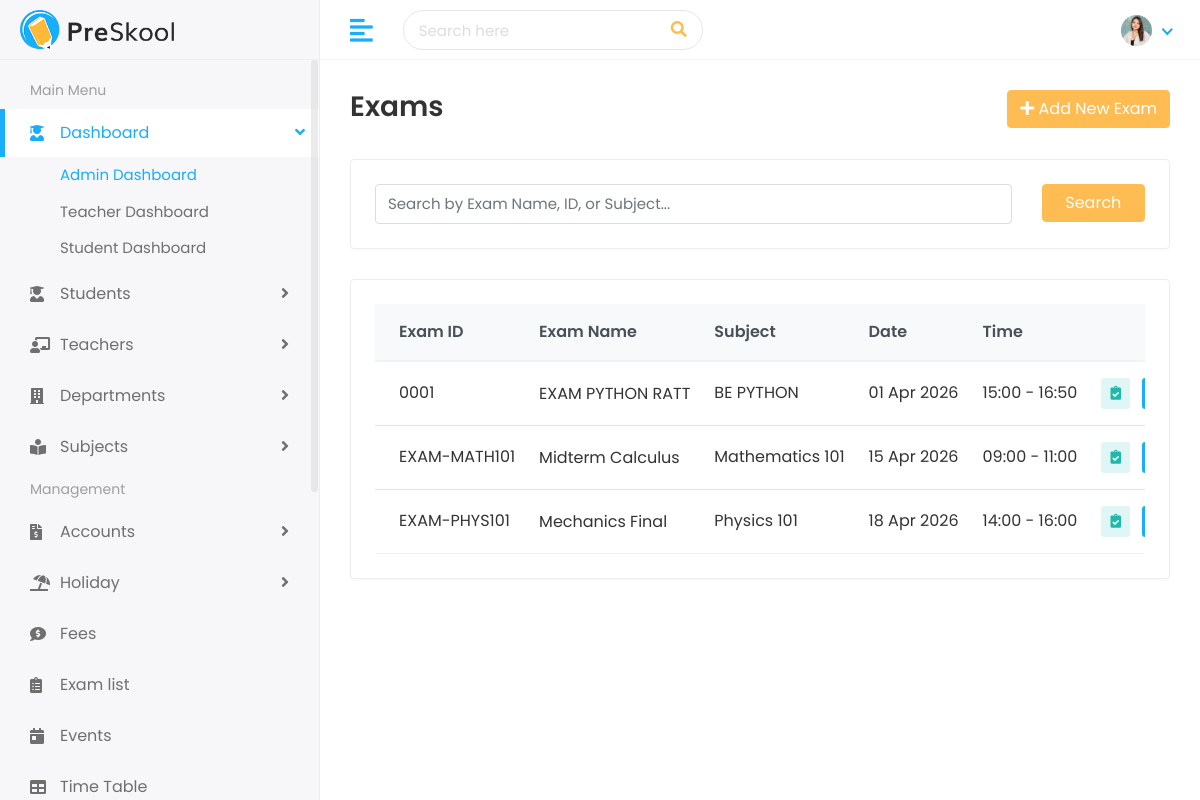
Screenshot of /subjects/exams/ (signed in) with the database file from the repository.
### subjects/models.py (models this page shows, shortened)
class Exam(models.Model):
    exam_id = models.CharField(max_length=20, unique=True)
    name = models.CharField(max_length=100)
    subject = models.ForeignKey(
        Subject,
        on_delete=models.CASCADE,
        related_name='exams'
    )
    exam_date = models.DateField()
    start_time = models.TimeField()
    end_time = models.TimeField()

class Subject(models.Model):
    subject_id = models.CharField(max_length=20, unique=True)
    name = models.CharField(max_length=100)
    department = models.ForeignKey(
        Department,
        on_delete=models.CASCADE,
        related_name='subjects'
    )
    teacher = models.ForeignKey(
        Teacher,
        on_delete=models.SET_NULL,
        null=True,
        related_name='taught_subjects'
    )

### subjects/views.py (the view)
# urls.py: path('exams/', views.exam_list, name='exam_list'),
@login_required
def exam_list(request):
    if getattr(request.user, 'is_student', False):
        return render(request, 'Home/error_403.html')
    exams = Exam.objects.all()
    search_query = request.GET.get('search')
    if search_query:
        exams = exams.filter(
            Q(name__icontains=search_query) |
            Q(exam_id__icontains=search_query) |
            Q(subject__name__icontains=search_query)
        )
    return render(request, 'subjects/exam_list.html', {'exams': exams, 'search_query': search_query})

### templates/subjects/exam_list.html (shortened to what this page needs)
{% extends 'Home/base.html' %}
{% block body %}
<div class="page-wrapper">
    <div class="content container-fluid">
        <div class="page-header">
            <div class="row align-items-center">
                <div class="col">
                    <h3 class="page-title">Exams</h3>
                </div>
                {% if not request.user.is_student %}
                <div class="col-auto text-right float-right ml-auto">
                    <a href="{% url 'add_exam' %}" class="btn btn-primary"><i class="fas fa-plus"></i> Add New Exam</a>
                </div>
                {% endif %}
            </div>
        </div>
        <div class="row">
            <div class="col-sm-12">
                <div class="card">
                    <div class="card-body">
                        <form method="GET">
                            <div class="row">
                                <div class="col-md-10">
                                    <input type="text" name="search" class="form-control" placeholder="Search by Exam Name, ID, or Subject..." value="{{ search_query|default_if_none:'' }}">
                                </div>
                                <div class="col-md-2">
                                    <button type="submit" class="btn btn-primary btn-block">Search</button>
                                </div>
                            </div>
                        </form>
                    </div>
                </div>
            </div>
        </div>
        <div class="row">
            <div class="col-sm-12">
                <div class="card card-table">
                    <div class="card-body">
                        <div class="table-responsive">
                            <table class="table table-hover table-center mb-0">
                                <thead class="thead-light">
                                    <tr>
                                        <th>Exam ID</th>
                                        <th>Exam Name</th>
                                        <th>Subject</th>
                                        <th>Date</th>
                                        <th>Time</th>
                                        {% if not request.user.is_student %}
                                        <th class="text-right">Action</th>
                                        {% endif %}
                                    </tr>
                                </thead>
                                <tbody>
                                    {% for exam in exams %}
                                    <tr>
                                        <td>{{ exam.exam_id }}</td>
                                        <td><h2><a>{{ exam.name }}</a></h2></td>
                                        <td>{{ exam.subject.name }}</td>
                                        <td>{{ exam.exam_date|date:"d M Y" }}</td>
                                        <td>{{ exam.start_time|time:"H:i" }} - {{ exam.end_time|time:"H:i" }}</td>
                                        {% if not request.user.is_student %}
                                        <td class="text-right">
                                            <div class="actions">
                                                <a href="{% url 'grade_exam' exam.exam_id %}" class="btn btn-sm bg-info-light mr-2" title="Grade Exam">
                                                    <i class="fas fa-clipboard-check"></i>
                                                </a>
                                                <a href="{% url 'edit_exam' exam.exam_id %}" class="btn btn-sm bg-success-light mr-2">
                                                </a>
                                            </div>
                                        </td>
                                        {% endif %}
                                    </tr>
                                    {% empty %}
                                    <tr><td colspan="6" class="text-center">No exams found.</td></tr>
                                    {% endfor %}
                                </tbody>
                            </table>
                        </div>
                    </div>
                </div>
            </div>
        </div>
    </div>
</div>
{% endblock %}

### static/assets/css/style.css (style rules this page uses)
html { height: 100%; }
body { background-color: #fff; color: #333; font-family: 'Poppins', sans-serif; font-size: 1rem; height: 100%; line-height: 1.5; overflow-x: hidden; }
h1, h2, h3, h4, h5, h6 { font-family: 'Poppins', sans-serif; margin-top: 0; }
.form-control { border: 1px solid #ddd; box-shadow: none; color: #333; font-size: 15px; height: 40px; }
input, input:focus, button, button:focus { outline: none; }
input[type=text], input[type=password] { -webkit-appearance: none; -moz-appearance: none; appearance: none; }
.table { color: #333; max-width: 100%; margin-bottom: 0; width: 100%; }
table.table td h2 { display: inline-block; font-size: inherit; font-weight: 400; margin: 0; padding: 0; vertical-align: middle; }
table.table td h2 a { color: #333; }
.table thead tr th { font-weight: 600; }
.table tbody tr { border-bottom: 1px solid rgba(0, 0, 0, 0.05); }
.table.table-center td, .table.table-center th { vertical-align: middle; }
.card-table .card-body .table > thead > tr > th { border-top: 0; }
.card-table .card-body .table tr td:first-child, .card-table .card-body .table tr th:first-child { padding-left: 1.5rem; }
.card-table .card-body .table tr td:last-child, .card-table .card-body .table tr th:last-child { padding-right: 1.5rem; }
.card-table .table td, .card-table .table th { border-top: 1px solid #e2e5e8; padding: 1rem 0.75rem; white-space: nowrap; }
.table .thead-light th { color: #495057; background-color: #f8f9fa; border-color: #eff2f7; }
.btn-primary { background-color: #FFBC53; border: 1px solid #FFBC53; }
.card { border: 1px solid #ececf5; box-shadow: 0 1px 3px 0 rgba(0, 0, 0, 0.03); margin-bottom: 1.875rem; }
.card-body { padding: 1.5rem; }
.bg-info-light { background-color:rgba(2, 182, 179,0.12) !important; color:#1db9aa !important; }
.bg-success-light { background-color: #18aefa; color: #fff; }
.page-wrapper { margin-left: 320px; padding-top: 60px; position: relative; transition: all 0.4s ease; }
.page-wrapper > .content { padding: 1.875rem 1.875rem 0; }
.page-header { margin-bottom: 1.875rem; }
.page-title { font-size: 28px; font-weight: 600; color: #333; margin-bottom: 5px; }

### rows the page displays
Exam: exam_id "0001", name "EXAM PYTHON RATT", subject.name "BE PYTHON", exam_date "01 Apr 2026", start_time "15:00", end_time "16:50"
Exam: exam_id "EXAM-MATH101", name "Midterm Calculus", subject.name "Mathematics 101", exam_date "15 Apr 2026", start_time "09:00", end_time "11:00"
Exam: exam_id "EXAM-PHYS101", name "Mechanics Final", subject.name "Physics 101", exam_date "18 Apr 2026", start_time "14:00", end_time "16:00"
